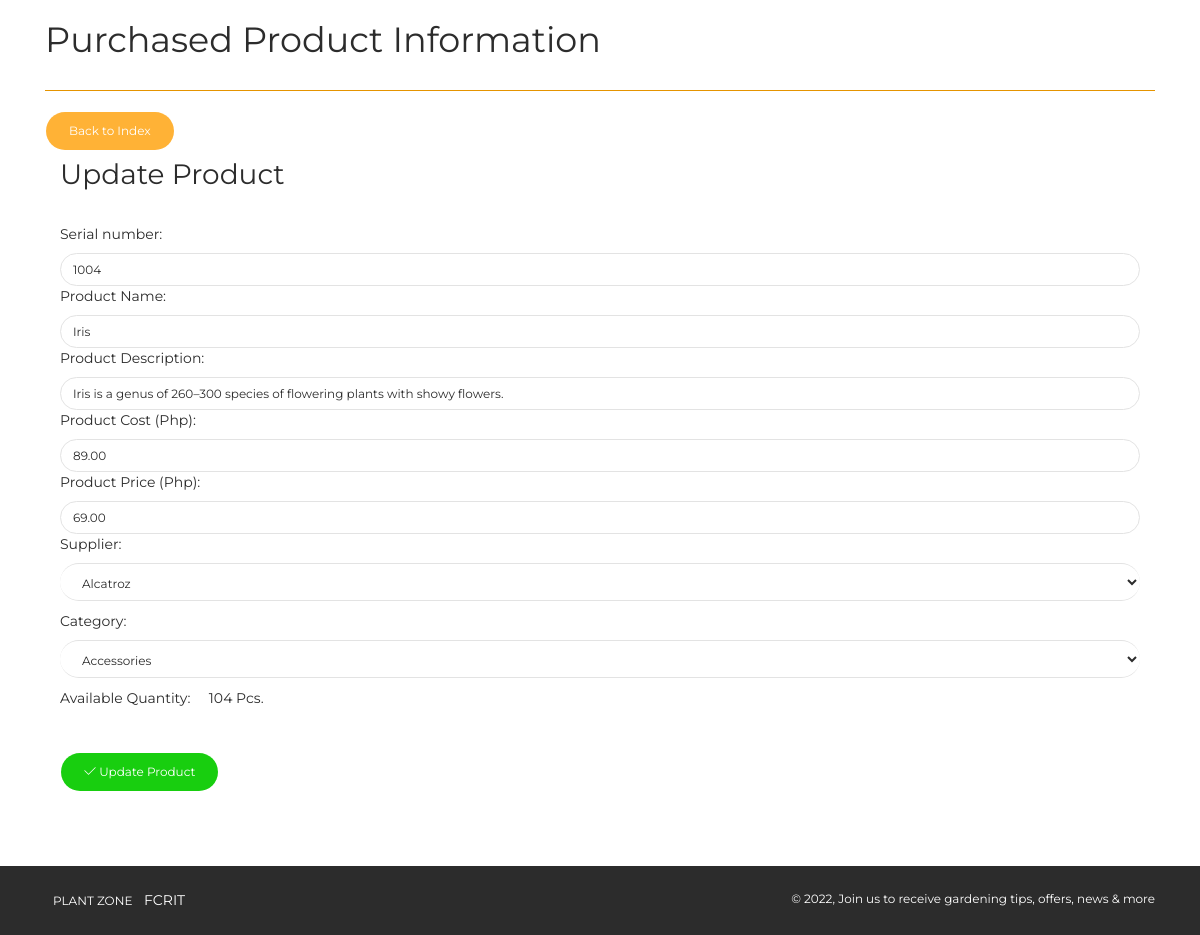
The page /pages/vendor_product_update.php?prod_id=21 on the database its author committed.
### tables this page shows
CREATE TABLE `products` (
  `prod_id` int(11) NOT NULL,
  `prod_name` varchar(50) NOT NULL,
  `prod_desc` varchar(500) NOT NULL,
  `prod_qty` int(11) NOT NULL,
  `prod_cost` decimal(10,2) NOT NULL,
  `prod_price` decimal(10,2) NOT NULL,
  `category` varchar(100) NOT NULL,
  `supplier` varchar(100) NOT NULL,
  `prod_serial` varchar(50) NOT NULL,
  `prod_pic1` varchar(500) NOT NULL,
  `prod_pic2` varchar(500) NOT NULL,
  `prod_pic3` varchar(500) NOT NULL
);

### pages/vendor_product_update.php (the view, shortened to what this page needs)
<?php
include("../config/dbconn.php");
?>
<?php
$id=isset($_GET['prod_id']) ? $_GET['prod_id'] : die('ERROR: Record ID not found.');
$result = mysqli_query($dbconn, "SELECT * FROM products WHERE prod_id=$id");
while($res = mysqli_fetch_array($result))
{
    $prod_name = $res['prod_name'];
    $prod_desc = $res['prod_desc'];
    $prod_qty = $res['prod_qty'];
    $prod_cost = $res['prod_cost'];
    $prod_price = $res['prod_price'];
    $prod_serial = $res['prod_serial'];
}
?>
<!DOCTYPE html>
<html lang="en">
<head>
    <link rel="stylesheet" href="https://maxcdn.bootstrapcdn.com/font-awesome/latest/css/font-awesome.min.css" />
    <link href="../assets/css/bootstrap.min.css" rel="stylesheet" />
    <link href="../assets/css/now-ui-kit.css?v=1.1.0" rel="stylesheet" />
    <link href="../assets/css/demo.css" rel="stylesheet" />
</head>
<body class="index-page sidebar-collapse">
    <div class="wrapper">
<br>
        <div class="main">
            <div class="section section-basic">
                <div class="container">
                      <h2>Purchased Product Information</h2>
                      <hr color="orange">
                      <a href='vendor_panel.php' class='btn btn-warning btn-round'>Back to Index</a>
                <br>
                <div class="col-md-12">
    <div class="panel panel-success panel-size-custom">
  <div class="panel-heading"><h3>Update Product</h3></div>
  <div class="panel-body">
    <form action="product_update.php" method="post">
        <div class="form group">
            <label for="prod_name">Serial number:</label>
            <input type="text" class="form-control" id="prod_serial" name="prod_serial" value="<?php echo $prod_serial;?>">
            <label for="prod_name">Product Name:</label>
            <input type="text" class="form-control" id="prod_name" name="prod_name" value="<?php echo $prod_name;?>">
            <label for="prod_desc">Product Description:</label>
            <input type="text" class="form-control" id="prod_desc" name="prod_desc" value="<?php echo $prod_desc;?>">
            <label for="prod_cost">Product Cost (Php):</label>
            <input type="text" class="form-control" id="prod_cost" name="prod_cost" value="<?php echo $prod_cost;?>">
            <label for="prod_price">Product Price (Php):</label>
            <input type="text" class="form-control" id="prod_price" name="prod_price" value="<?php echo $prod_price;?>">
                    <div class="form-group">
                        <label for="supp_name">Supplier:</label>
                        <div class="input-group">
                            <select class="form-control" id="supplier" name="supplier" required>
                              <?php
                              include('../config/dbconn.php');
                              $query=mysqli_query($dbconn,"SELECT supp_name FROM supplier ORDER BY supp_name ASC")or die(mysqli_error());
                              while($row=mysqli_fetch_array($query)){
                                  ?>
                                <option value="<?php echo $row['supp_name'];?>"><?php echo $row['supp_name'];?></option>
                                <?php }?>
                            </select>
                        </div>
                        <label for="category">Category:</label>
                        <div class="input-group">
                            <select class="form-control" id="category" name="category" required>
                              <?php
                              include('../config/dbconn.php');
                              $query=mysqli_query($dbconn,"SELECT cat_name FROM category ORDER BY cat_name ASC")or die(mysqli_error());
                              while($row=mysqli_fetch_array($query)){
                              ?>
                                <option value="<?php echo $row['cat_name'];?>"><?php echo $row['cat_name'];?></option>
                                <?php }?>
                            </select>
                        </div>
                        <label for="prod_qty" id="prod_qty" name="prod_qty">Available Quantity: &nbsp &nbsp <?php echo $prod_qty;?> Pcs.</label>
                    </div>
                </div>
             </div>
            </div>
            <br>
            <div class="form group">
                <button type="submit" class="btn btn-success btn-round" id="submit" name="update">
                    <i class="now-ui-icons ui-1_check"></i> Update Product
                </button>
            </div>
  </div>
</div>
</div>
<footer class="footer" data-background-color="black">
            <div class="container">
                <nav>
                    <ul>
                        <li>
                            <a href="" target="_blank">
                               Plant Zone
                            </a>
                        </li>
                        <li>
                            FCRIT
                        </li>
                    </ul>
                </nav>
                <div class="copyright">
                    &copy;
                    , Join us to receive gardening tips, offers, news & more
                </div>
            </div>
        </footer>
    </div>
</body>
</html>

### assets/css/demo.css (style rules this page uses)
.section-basic { padding-top: 0; }

### rows shown on the page
products: prod_serial "1004", prod_name "Iris", prod_desc "Iris is a genus of 260–300 species of flowering plants with showy flowers.", prod_cost "89.00", prod_price "69.00", prod_qty "104"

### other values the page prints
form field supplier "Alcatroz"
form field category "Accessories"
